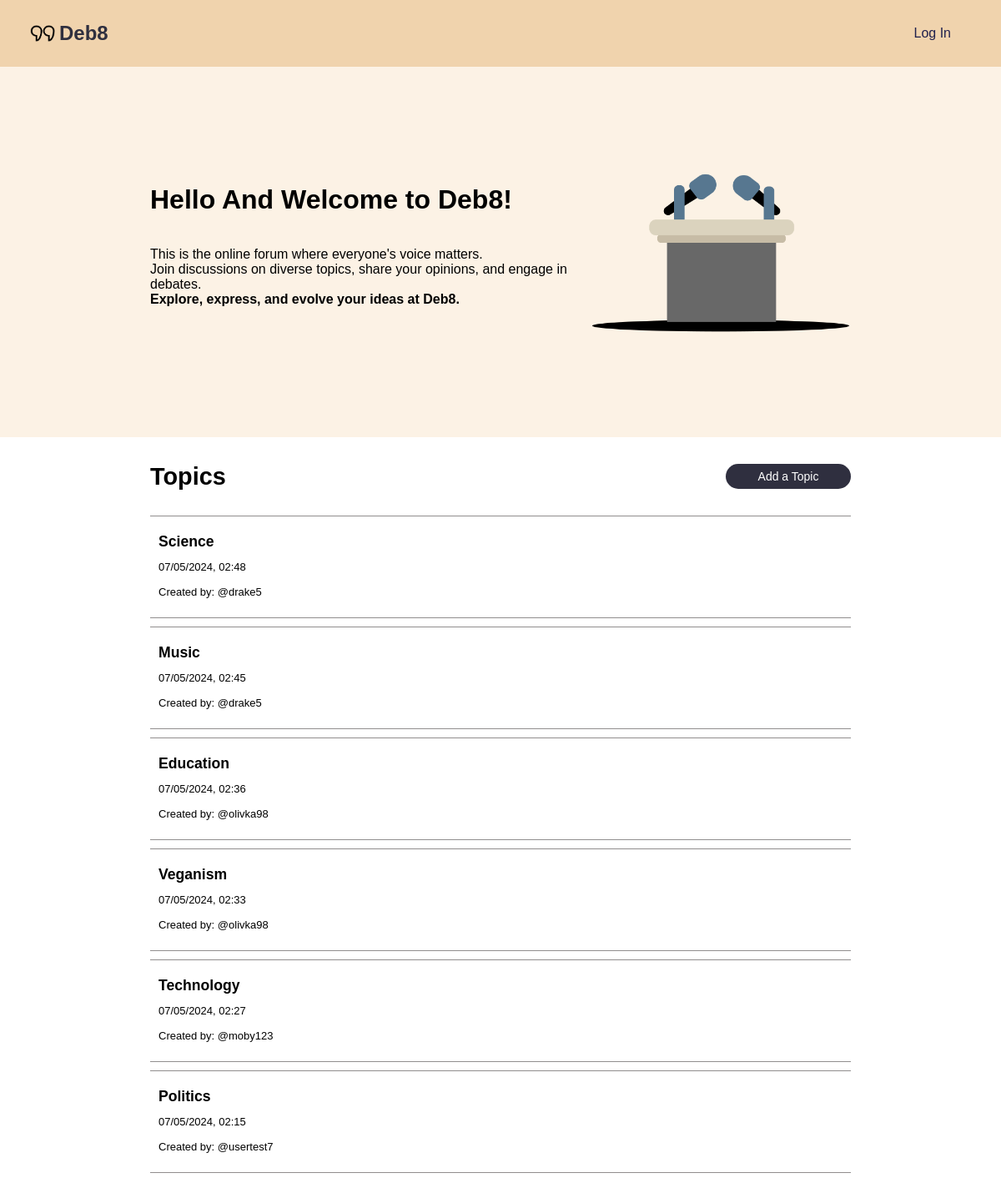
The page / on the database its author committed.
### tables this page shows
CREATE TABLE topic (
    topicID INTEGER PRIMARY KEY AUTOINCREMENT,
    topicName TEXT NOT NULL,
    postingUser INTEGER,
    creationTime INTEGER NOT NULL DEFAULT (strftime('%m/%d/%Y %H:%M:%S', 'now')),
    updateTime INTEGER NOT NULL DEFAULT (strftime('%m/%d/%Y %H:%M:%S', 'now')),
    FOREIGN KEY (postingUser) REFERENCES user(userID) ON DELETE SET NULL ON UPDATE CASCADE
);

### app.py (the view)
@app.route('/')
def home():
    context = {
        'logged_in': session.get('logged_in', False),
        'username': session.get('username', None)
    }
    conn = sqlite3.connect('debate.sqlite')
    conn.row_factory = sqlite3.Row
    cursor = conn.execute('SELECT * FROM topic ORDER BY creationTime DESC')
    topics = [dict(row) for row in cursor.fetchall()]
    conn.close()
    context['topics'] = topics
    print("Topics retrieved from database:", topics)
    return render_template('home.html', context=context)

### templates/home.html (shortened to what this page needs)
{% extends "base.html" %}
{% block head %}
<link rel="stylesheet" type="text/css" href="{{url_for('static', filename='home.css')}}">
{% endblock %}
{% block content %}
<div class="main-container">
    <div class="hello">
        <div class="hello-text">
            <h1>Hello And Welcome to Deb8!</h1>
            <p>This is the online forum where everyone's voice matters. <br>
            Join discussions on diverse topics, share your opinions, and engage in debates.<br>
            <strong>Explore, express, and evolve your ideas at Deb8.</strong></p>
        </div>
        <div class="hello-img">
            <img src="{{ url_for('static', filename='images/debate.png') }}" alt="debate banner">
        </div>
    </div>
    <div class="main-header">
        <h3>Topics</h3>
        <p id="add" style="cursor: pointer;">Add a Topic</p>
    </div>
    <div class="topics">
        {% for topic in context.topics %}
            <div class="topic-container">
                <div class="first-cont">
                    <a id="header" href="{{ url_for('topic', topicId=topic.topicID) }}">{{ topic.topicName }}</a>
                    <p class="info" id="time">{{topic.creationTime}}</p>
                </div>
                <div class="topic-info">
                    <p class="info">Created by: @{{topic.postingUser}}</p>
                </div>
            </div>
        {% endfor %}
    </div>
</div>
{% endblock %}

### templates/base.html (shortened to what this page needs)
<!DOCTYPE html>
<html lang="en">
<head>
    <link rel="stylesheet" type="text/css" href="{{url_for('static', filename='base.css')}}">
    {% block head %}{% endblock head %}
</head>
<body>
    <div class="header">
        <div class="logo-container">
            <img id="debate-logo" src="{{ url_for('static', filename='images/logo.png') }}" alt="Deb8 logo">
            <a id="logo" href="{{ url_for('home') }}">Deb8</a>
        </div>
        <div class="login-container">
            {% if not context.logged_in %}
                <a id="login">Log In</a>
            {% else %}
                <p>Welcome, {{ context.username }}!</p>
                <a id="logout" href="{{ url_for('logout') }}">Logout</a>
            {% endif %}
        </div>
    </div>
    {% block content %}{% endblock content %}
</body>
</html>

### static/base.css (style rules this page uses)
* { font-family: Arial; }
body { padding: 0; margin: 0; background-color: white; }
a { text-decoration: none; cursor: pointer; color: black; }
.header { display: flex; justify-content: space-between; width: 100%; height: 10vh; background-color: #f0d3ad; }
.logo-container { display: flex; justify-content: center; align-items: center; margin-left: 3vw; }
#logo { font-size: 1.5rem; font-weight: 600; color: #2f2f3f; }
#debate-logo { width: 30px; height: 20px; margin-right: 5px; }
.login-container { display: flex; width: 20vw; justify-content: flex-end; align-items: center; margin-right: 5vw; }
#login { color: #21214d; text-decoration: none; }
.main-header h3 { color: #21214d; font-size: 1.8rem; }
h3 { color: #21214d; font-size: 1.8rem; }

### static/home.css (style rules this page uses)
.main-container { width: 100vw; height: 100vh; display: flex; flex-direction: column; align-items: center; }
.topics { display: flex; flex-direction: column; width: 70%; min-height: 800px; height: auto; }
#add { display: flex; justify-content: center; align-items: center; height: 30px; width: 150px; margin: 4vh 0; color: white; background-color: #2f2f3f; border-radius: 15px; font-size: 14px; }
.topic-container { margin-bottom: 10px; padding: 10px; background-color: white; border-top: 1px solid #918e8e; border-bottom: 1px solid #918e8e; display: flex; flex-direction: column; align-items: flex-start; }
#header { padding: 10px 0; font-size: 1.1rem; }
.topic-info { display: flex; }
.info { font-size: 13px; margin-top: 2px; }
.topic-container a { font-weight: 600; }
.first-cont { display: flex; flex-direction: column; align-items: flex-start; }
.main-container h3 { color: black; }
.hello { display: flex; justify-content: space-between; width: 100vw; height: 100%; padding-top: 15vh; padding-bottom: 15vh; background-color: #FCF2E5; }
.hello-text { display: flex; flex-direction: column; margin-left: 15vw; height: 100%; }
.hello-img { margin-right: 15vw; }
.hello-img img { height: 200px; }
.main-header { display: flex; justify-content: space-between; align-items: center; width: 70%; font-size: 1.2rem; }

### rows shown on the page
topic: topicName "Science", creationTime "07/05/2024, 02:48", postingUser "drake5"
topic: topicName "Music", creationTime "07/05/2024, 02:45", postingUser "drake5"
topic: topicName "Education", creationTime "07/05/2024, 02:36", postingUser "olivka98"
topic: topicName "Veganism", creationTime "07/05/2024, 02:33", postingUser "olivka98"
topic: topicName "Technology", creationTime "07/05/2024, 02:27", postingUser "moby123"
topic: topicName "Politics", creationTime "07/05/2024, 02:15", postingUser "usertest7"
